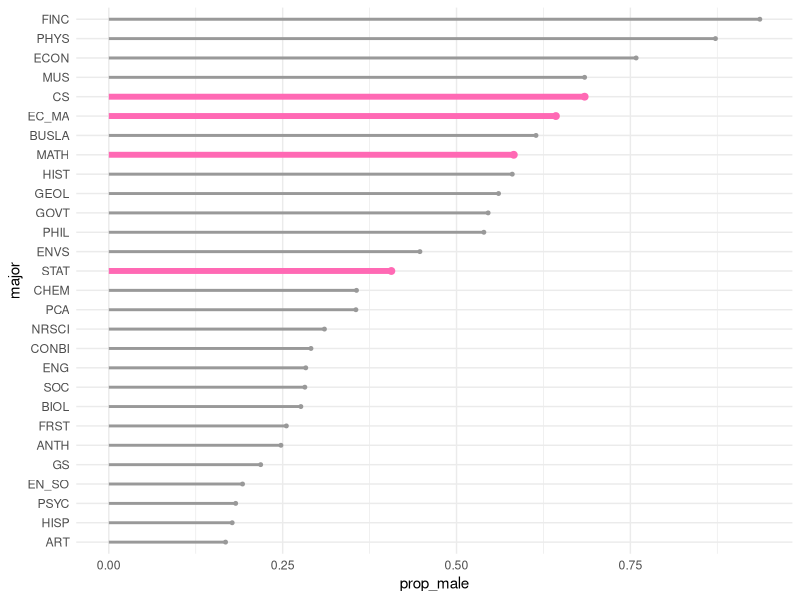

Reproduce this figure in R.
## ---- chunk 1
library(tidyverse)
library(readxl)
library(here)
df <- read_excel(here::here("data/slu_graduates_17_25.xlsx"))

## one row per student
df

## fixes error in the data
df <- df |> mutate(across(everything(),
                          .fns = ~replace(., . ==  "STATS" , "STAT")))

majors_long <- df |> select(-starts_with("minor")) |>
  pivot_longer(starts_with("major"), names_to = "major_num",
               values_to = "major") |>
  filter(!is.na(major))

## double majors now are in two rows
majors_long
## ---- chunk 2
majors_prop <- majors_long |> mutate(sex_ind = if_else(sex == "M",
                                        true = 1,
                                        false = 0)) |>
  group_by(major) |>
  summarise(prop_male = mean(sex_ind),
            n_students = n()) |>
  filter(n_students >= 45) |>
  mutate(major = fct_reorder(major, prop_male)) |>
  mutate(mcssds_var = if_else(major %in% c("MATH", "STAT", "CS", "EC_MA"),
                              true = "mcss",
                              false = "other"))

ggplot(data = majors_prop, aes(x = prop_male, y = major,
                               colour = mcssds_var, size = mcssds_var)) +
  geom_segment(aes(yend = major, x = 0, xend = prop_male),
               show.legend = FALSE) +
  geom_point(show.legend = FALSE) +
  theme_minimal() +
  scale_colour_manual(values = c("hotpink", "grey60")) +
  scale_size_manual(values = c(2, 1))
## scale_colour_manual()

## this is busy with all, but maybe we want to only plot majors 
## that have at least 45 students (avg. 5 per year).

